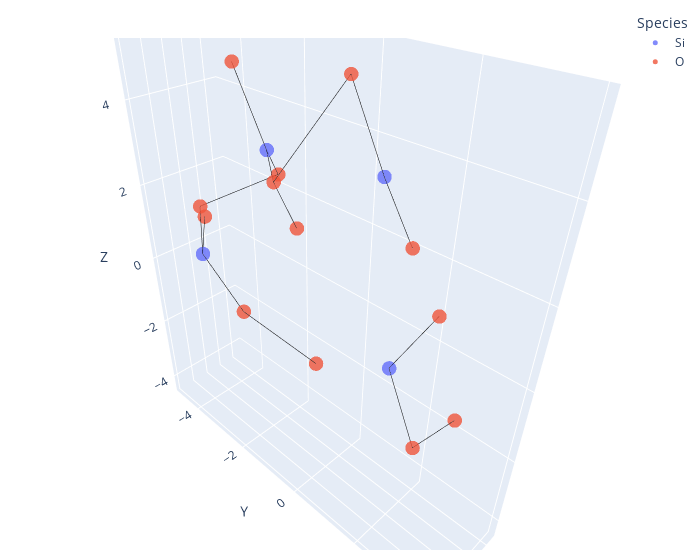
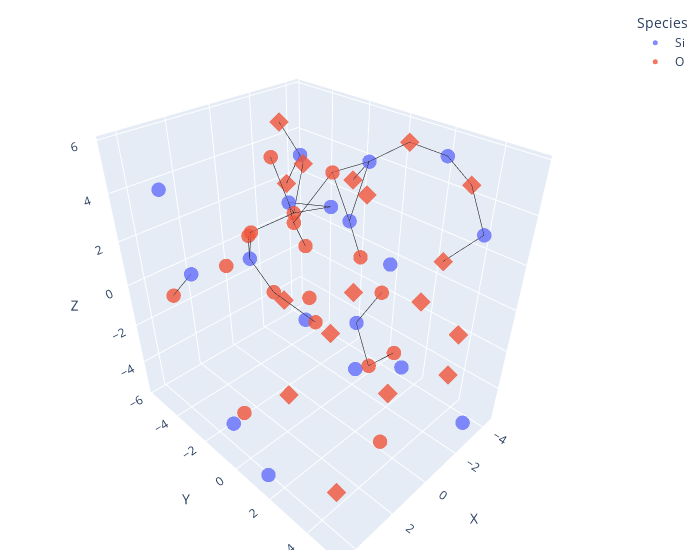
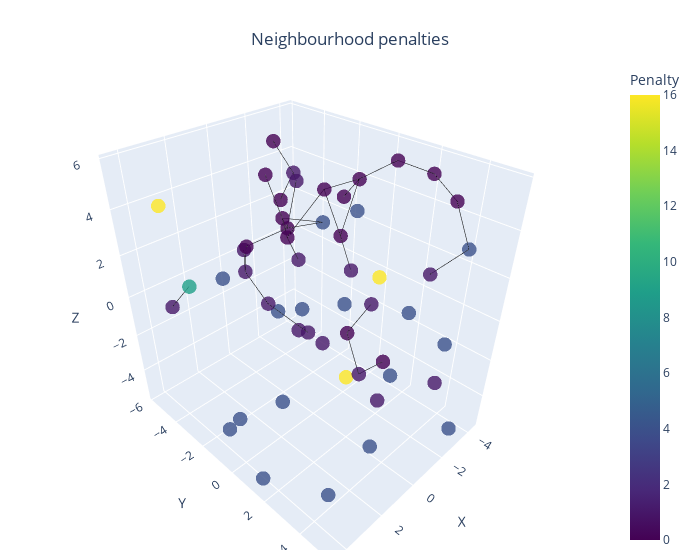
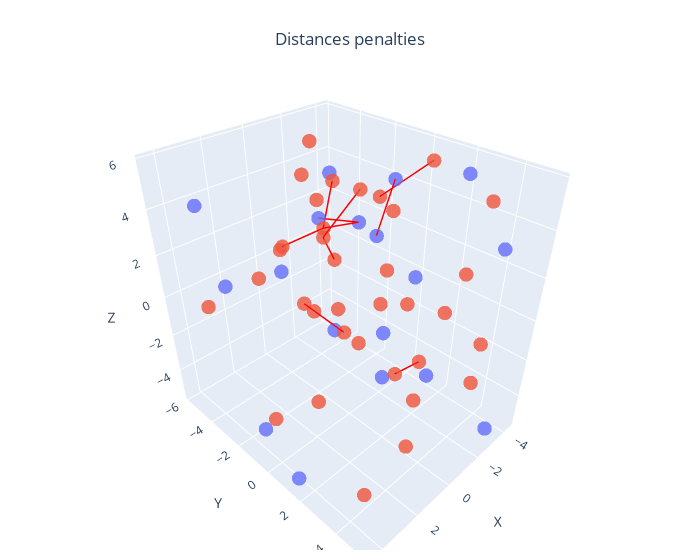

Write notebook code for charts like these, in order.
### Code cell
ea_x.plot_fitness()

best_solution_x = ea_x.get_best_solution()

plot_atoms(best_solution_x, atom_species_by_index, atom_species_by_symbol)
plot_solution_with_walls((wall_left, wall_right), best_solution_x, atom_species_by_index, atom_species_by_symbol)
plot_neighbourhood_penalties(np.concat([wall_left, wall_right, best_solution_x]), atom_species_by_index, atom_species_by_symbol, cluster_size, cluster_size, cluster_size)
plot_distances_penalties(np.concat([wall_left, wall_right, best_solution_x]), atom_species_by_index, atom_species_by_symbol)
